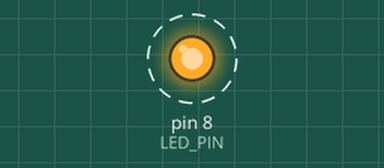
This sketch was run on a simulated Arduino Uno, built with avr-gcc and run on an emulated ATmega328P. Parts: output pins drawn as LEDs (lit = HIGH). Dashed ring = blinking. What the sketch prints to the serial monitor is not drawn.

Above: at 0.5 s.
Timing chart, 0 to 3.3 s (numbered marks = the images above):
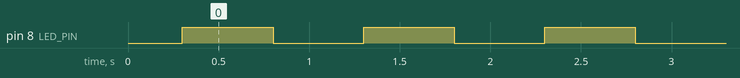

The sketch:

tesst.ino
```cpp
#define LED_PIN 8

void setup() {
  Serial.begin(115200);
  delay(300);
  Serial.println("LED test starting...");
  pinMode(LED_PIN, OUTPUT);
}

void loop() {
  digitalWrite(LED_PIN, HIGH);
  Serial.println("LED ON");
  delay(500);
  digitalWrite(LED_PIN, LOW);
  Serial.println("LED OFF");
  delay(500);
}
```

Measured:
- by itself, pin 8 (LED_PIN): alternates HIGH for 0.50 s and LOW for 0.50 s
